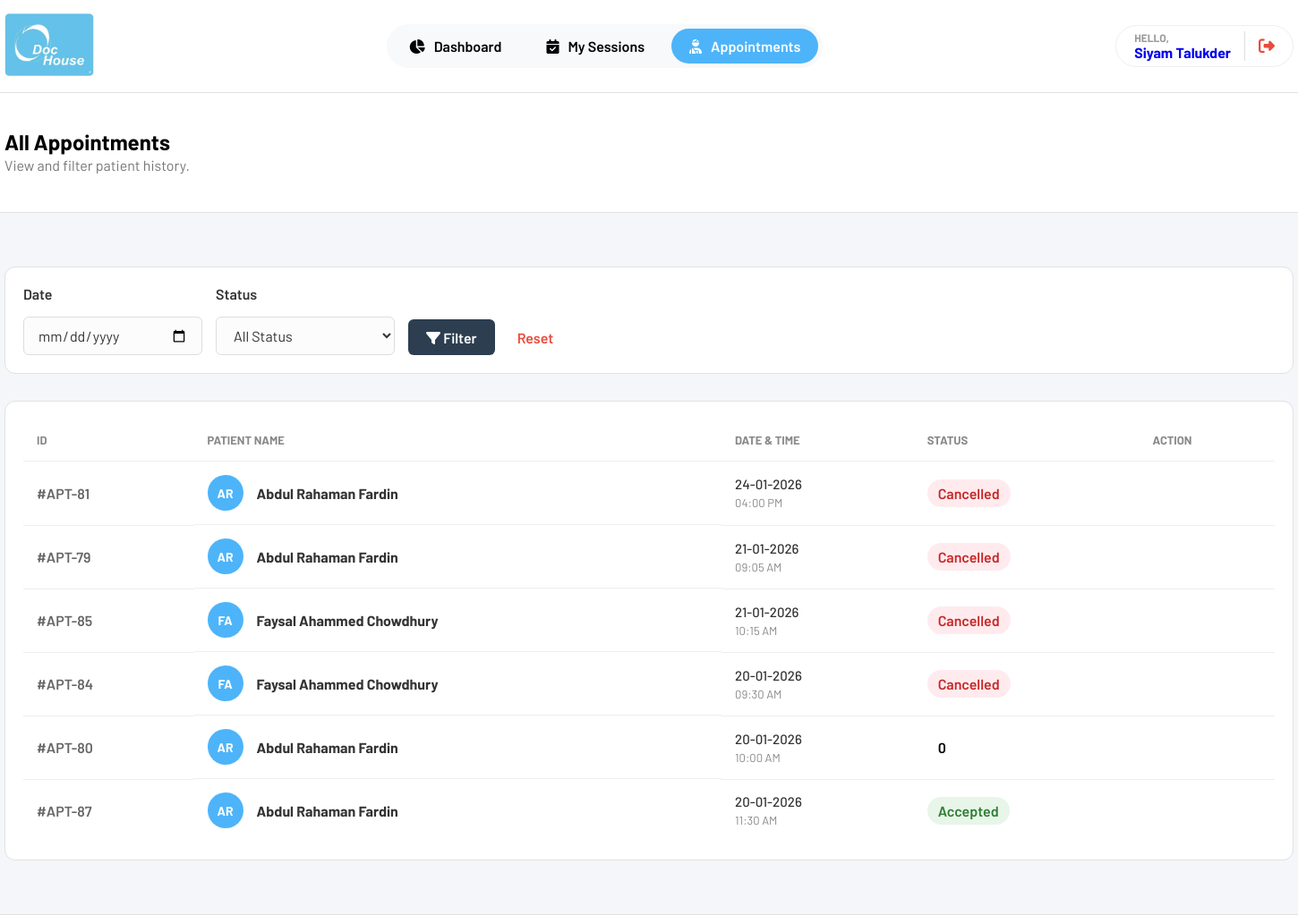
The app's page /view/Doctor/appointments.php (signed in) with its own data.
### tables this page shows
CREATE TABLE `appointment` (
  `aptid` int(11) NOT NULL,
  `sid` int(11) NOT NULL,
  `pid` int(11) NOT NULL,
  `time` time NOT NULL,
  `status` varchar(20) NOT NULL
);

CREATE TABLE `user` (
  `uid` int(11) NOT NULL,
  `name` varchar(255) NOT NULL,
  `email` varchar(255) NOT NULL,
  `password` varchar(32) NOT NULL,
  `phone` varchar(15) NOT NULL,
  `role` varchar(10) NOT NULL,
  `dob` date DEFAULT NULL,
  `img` varchar(255) DEFAULT NULL
);

CREATE TABLE `session` (
  `sid` int(11) NOT NULL,
  `did` int(11) NOT NULL,
  `date` date NOT NULL,
  `start_time` time NOT NULL,
  `end_time` time NOT NULL,
  `slot_duration` int(11) NOT NULL,
  `status` varchar(20) NOT NULL
);

### controller/Doctor/appointmentController.php (called while the page is built)
<?php
require_once  '../../model/Doctor/appointment_model.php';
$doctor_id = $_SESSION['user']['did'] ?? 0;
$filterDate = isset($_GET['date']) ? $_GET['date'] : '';
$filterStatus = isset($_GET['status']) ? $_GET['status'] : '';
$appointmentList = getAppointmentsByDoctor($doctor_id, $filterDate, $filterStatus);
?>

### model/Doctor/appointment_model.php (called while the page is built, shortened)
<?php
function getAppointmentsByDoctor($did, $date = null, $status = null)
{
    $conn = initDB();
    $did = mysqli_real_escape_string($conn, $did);
    $sql = "SELECT a.aptid, a.time, a.status, s.date, u.name AS patient_name
            FROM appointment a
            JOIN session s ON a.sid = s.sid
            JOIN patient p ON a.pid = p.pid
            JOIN user u ON p.uid = u.uid
            WHERE s.did = '$did'";
    $sql .= " ORDER BY s.date DESC, a.time ASC";
    $result = mysqli_query($conn, $sql);
    $data = [];
    if (mysqli_num_rows($result) > 0) {
        while ($row = mysqli_fetch_assoc($result)) {
            $data[] = $row;
        }
    }
    return $data;
}
?>

### view/Doctor/appointments.php (the view, shortened to what this page needs)
<?php
require_once "../../controller/Doctor/appointmentController.php";
?>
<!DOCTYPE html>
<html lang="en">
<head>
    <link rel="stylesheet" href="assets/style.css">
    <link rel="stylesheet" href="https://cdnjs.cloudflare.com/ajax/libs/font-awesome/6.5.1/css/all.min.css">
</head>
<body>
    <?php
    include 'header.php';
    ?>
    <section class="page-header">
        <div class="container">
            <h2>All Appointments</h2>
            <p class="gray-para">View and filter patient history.</p>
        </div>
    </section>
    <section class="appointments-section">
        <div class="container">
            <div class="filter-bar">
                <form action="" method="GET" class="filter-form">
                    <div class="field">
                        <label>Date</label>
                        <input type="date" name="date" value="<?php echo $filterDate; ?>">
                    </div>
                    <div class="field">
                        <label>Status</label>
                        <select name="status">
                            <option value="" <?php if ($filterStatus == "")echo "selected"; ?>>
                                All Status
                            </option>
                        </select>
                    </div>
                    <button type="submit" class="btn-filter">
                        <i class="fa-solid fa-filter"></i>
                        Filter
                    </button>
                    <a href="appointments.php" class="btn-reset">Reset</a>
                </form>
            </div>
            <div class="list">
                <table>
                    <thead>
                        <tr>
                            <th>ID</th>
                            <th>Patient Name</th>
                            <th>Date & Time</th>
                            <th>Status</th>
                            <th>Action</th>
                        </tr>
                    </thead>
                    <tbody>
                        <?php
                        if (count($appointmentList) == 0) {
                            ?>
                            <tr>
                                <td colspan="5" style="text-align:center; padding: 20px;">
                                    <p>No Data Found</p>
                                </td>
                            </tr>
                            <?php
                        } else {
                            foreach ($appointmentList as $apt) {
                                $initials = substr($apt['patient_name'], 0, 1);
                                $nameParts = explode(" ", $apt['patient_name']);
                                if (count($nameParts) > 1) {
                                    $initials .= substr($nameParts[1], 0, 1);
                                }
                                $initials = strtoupper($initials);
                                ?>
                                <tr>
                                    <td style="font-weight: 600; color: #666;">#APT-<?php echo $apt['aptid']; ?></td>
                                    <td class="name-col">
                                        <div class="initials-avatar blue"><?php echo $initials; ?></div>
                                        <div class="p-name"><?php echo $apt['patient_name']; ?></div>
                                    </td>
                                    <td>
                                        <div class="date-text"><?php echo date("d-m-Y", strtotime($apt['date'])); ?></div>
                                        <div class="time-text"><?php echo date("h:i A", strtotime($apt['time'])); ?></div>
                                    </td>
                                    <td>
                                        <span class="status <?php echo strtolower($apt['status']); ?>">
                                            <?php echo ucfirst($apt['status']); ?>
                                        </span>
                                    </td>
                                    <td class="actions">
                                    </td>
                                </tr>
                                <?php
                            }
                        }
                        ?>
                    </tbody>
                </table>
            </div>
        </div>
    </section>
</body>
</html>

### view/Doctor/assets/style.css (style rules this page uses)
* { margin: 0; padding: 0; box-sizing: border-box; font-family: "Barlow", sans-serif; text-decoration: none; }
.gray-para { color: #000; font-size: 18px; line-height: 1.5; }
.container { width: 1440px; margin: auto; }
section { border-bottom: 1px solid #e1e1e1; }
.page-header { padding: 40px 0; }
.page-header p { color: #777; font-size: 16px; }
.field { margin-bottom: 10px; }
.appointments-section { padding: 60px 0; background: #f4f6f9; }
.filter-bar, .appointment-list { background: white; padding: 20px; border-radius: 12px; border: 1px solid #e1e1e1; margin-bottom: 30px; }
.filter-form { display: flex; align-items: flex-end; gap: 15px; }
.filter-bar .field { display: flex; flex-direction: column; gap: 8px; margin-bottom: 0; }
.filter-bar .field input, .filter-bar .field select { padding: 10px 15px; border: 1px solid #ddd; border-radius: 6px; font-size: 16px; min-width: 200px; background-color: #fcfcfc; }
.btn-filter { background-color: #2c3e50; color: white; border: none; padding: 10px 20px; border-radius: 6px; cursor: pointer; font-weight: 600; height: 40px; }
.btn-reset { color: #e74c3c; font-weight: 600; padding: 10px; align-self: end; }
.list { background: white; padding: 20px; border-radius: 12px; border: 1px solid #e1e1e1; }
.list table { width: 100%; text-align-last: left; border-collapse: collapse; }
.list table thead th { background: #f8f9fa; padding: 20px; color: #555; font-weight: 700; text-transform: uppercase; padding: 15px; border-bottom: 2px solid #eee; }
.list table tbody td { padding: 20px; padding: 15px; border-bottom: 1px solid #eee; }
.list table tbody tr:last-child td { border-bottom: 0; }
.status { padding: 6px 12px; border-radius: 20px; font-weight: 600; display: inline-block; }
.status.accepted { background: #e8f5e9; color: #2e7d32; }
.status.rejected, .status.cancelled { background: #ffebee; color: #c62828; }
.field { margin-bottom: 20px; }
.field label { display: block; font-weight: 600; color: #333; margin-bottom: 8px; font-size: 16px; }
.field input, .field select { display: block; width: 100%; padding: 12px 15px; border: 1px solid #ddd; border-radius: 8px; background-color: #fcfcfc; outline: none; transition: 0.2s; color: #333; font-size: 16px; }
.btn-reset { background-color: #fff; border: none; font-size: 16px; cursor: pointer !important; }
button, input[type="submit"] { font-size: 16px; }
.name-col { display: flex; align-items: center; gap: 15px; }
.p-name { font-weight: 700; color: #333; }
.initials-avatar { width: 40px; height: 40px; border-radius: 50%; display: flex; align-items: center; justify-content: center; color: white; font-weight: 700; font-size: 14px; }
.initials-avatar.blue { background-color: #4db4fa; }
.date-text { font-weight: 500; color: #333; font-size: 15px; }
.time-text { font-size: 13px; color: #888; margin-top: 4px; }
.list table thead th { background: transparent; border-bottom: 1px solid #eee; padding: 15px; font-size: 13px; color: #888; }

### records on screen
appointment: aptid "81", user.name "AR", user.name "Abdul Rahaman Fardin", sid.date "24-01-2026", time "04:00 PM", status "Cancelled"
appointment: aptid "79", user.name "AR", user.name "Abdul Rahaman Fardin", sid.date "21-01-2026", time "09:05 AM", status "Cancelled"
appointment: aptid "85", user.name "FA", user.name "Faysal Ahammed Chowdhury", sid.date "21-01-2026", time "10:15 AM", status "Cancelled"
appointment: aptid "84", user.name "FA", user.name "Faysal Ahammed Chowdhury", sid.date "20-01-2026", time "09:30 AM", status "Cancelled"
appointment: aptid "80", user.name "AR", user.name "Abdul Rahaman Fardin", sid.date "20-01-2026", time "10:00 AM", status "0"
appointment: aptid "87", user.name "AR", user.name "Abdul Rahaman Fardin", sid.date "20-01-2026", time "11:30 AM", status "Accepted"

### other values on screen
$_SESSION['user']['name'] "Siyam Talukder"
